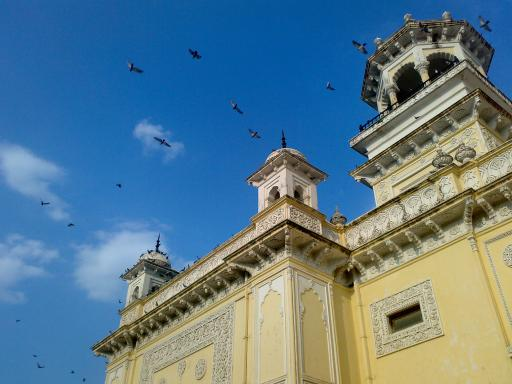
#> input picture Computer Vision/home.jpg, 512 x 384 px
$ jupyter execute Histogram_calculation_open_cv.ipynb
#> lines starting #> are read from the running program, lines starting #| are printed output that depends on the picture
[cell 1]
import cv2
import numpy as np
img = cv2.imread("home.jpg",0)
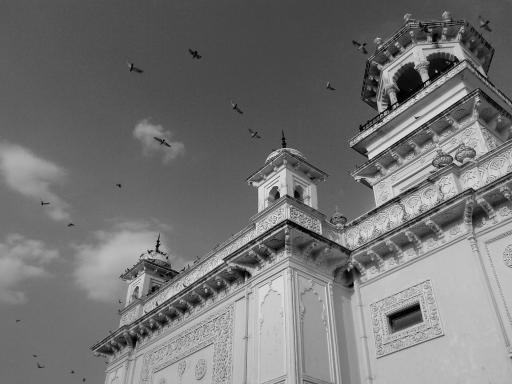
#> img: shape (384, 512); min 0, max 255, mean 116.2

[cell 2]
hist = cv2.calcHist([img],[0],None,[256],[0,256])
#> hist = 256 values, max 3908 at index 111, min 0 at index 242, mean 768

[cell 3]
hist, bins = np.histogram(img.ravel(),256,[0,256])
#> bins = 257 values from 0 to 256

[cell 4]
hist = np.bincount(img.ravel(),minlength=256)

[cell 5]
import matplotlib.pyplot as plt

img = cv2.imread("home.jpg",0)
plt.hist(img.ravel(),256,[0,256]);plt.show()
#> after `plt.hist(img.ravel(), 256, [0, 256])`:
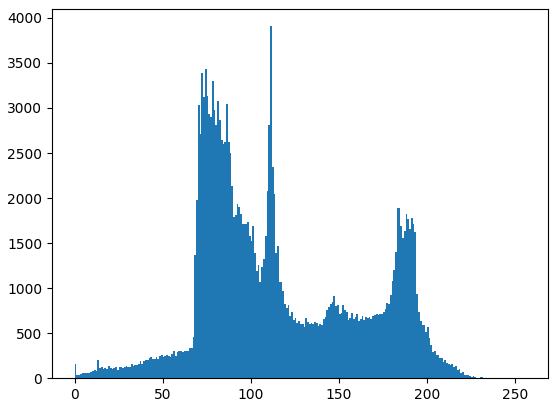
#> figure drawn by matplotlib, 1 panel; tallest bar 3908 high, from x = 111 to 112

[cell 6]
img = cv2.imread("home.jpg")
#> img is the input picture: shape (384, 512, 3); mean B, G, R 141.2, 123.9, 91.6
color = ("b","g","r")
for i,col in enumerate(color):
    histr = cv2.calcHist([img],[i],None,[256],[0,256])
    plt.plot(histr,color = col)
    plt.xlim([0,256])
plt.show()
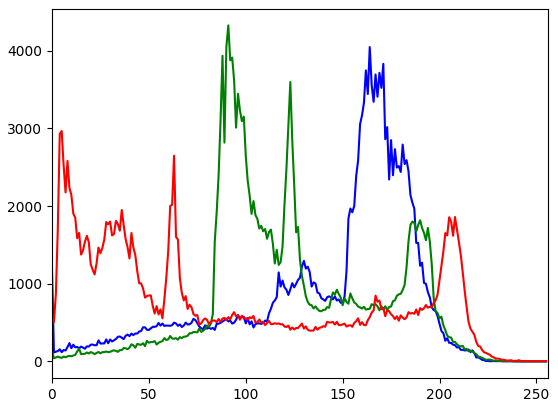
#> figure drawn by matplotlib, 1 panel; curve peaks at x = 164, y = 4049; curve peaks at x = 91, y = 4328; curve peaks at x = 5, y = 2968

$ run again, with Computer Vision/apple.jpg copied over Computer Vision/home.jpg
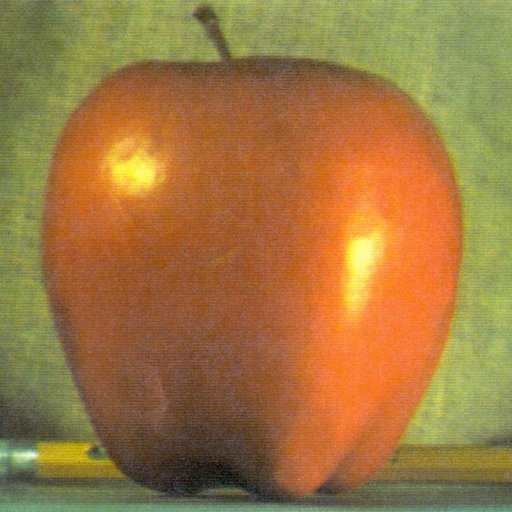
#> input picture Computer Vision/apple.jpg, 512 x 512 px
#> `img = cv2.imread("home.jpg",0)`:
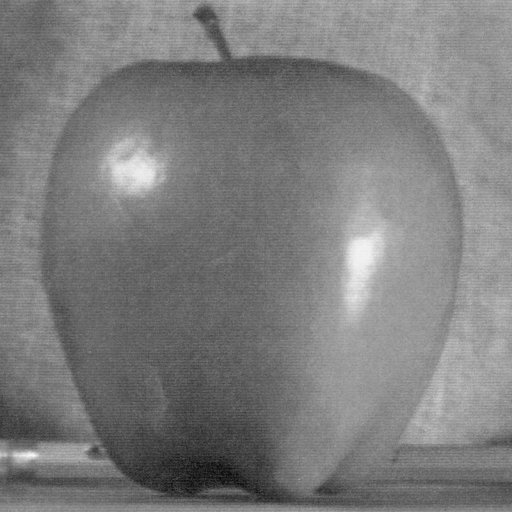
#> img: shape (512, 512); min 7, max 250, mean 125.2
#> hist = 256 values, max 3896 at index 152, min 0 at index 0, mean 1024
#> bins = 257 values from 0 to 256
#> img is the input picture: shape (512, 512, 3); mean B, G, R 64.8, 119.7, 159.1
#> `plt.show()`:
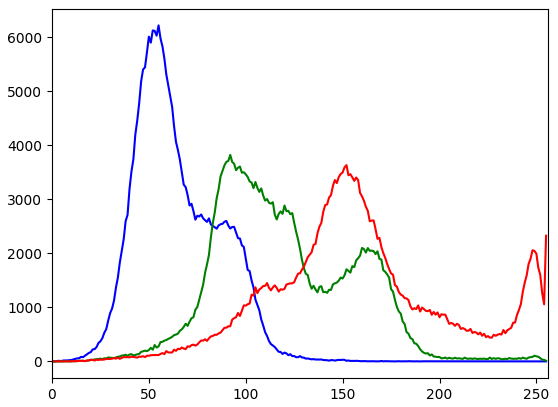
#> figure drawn by matplotlib, 1 panel; curve peaks at x = 55, y = 6218; curve peaks at x = 92, y = 3821; curve peaks at x = 152, y = 3632
